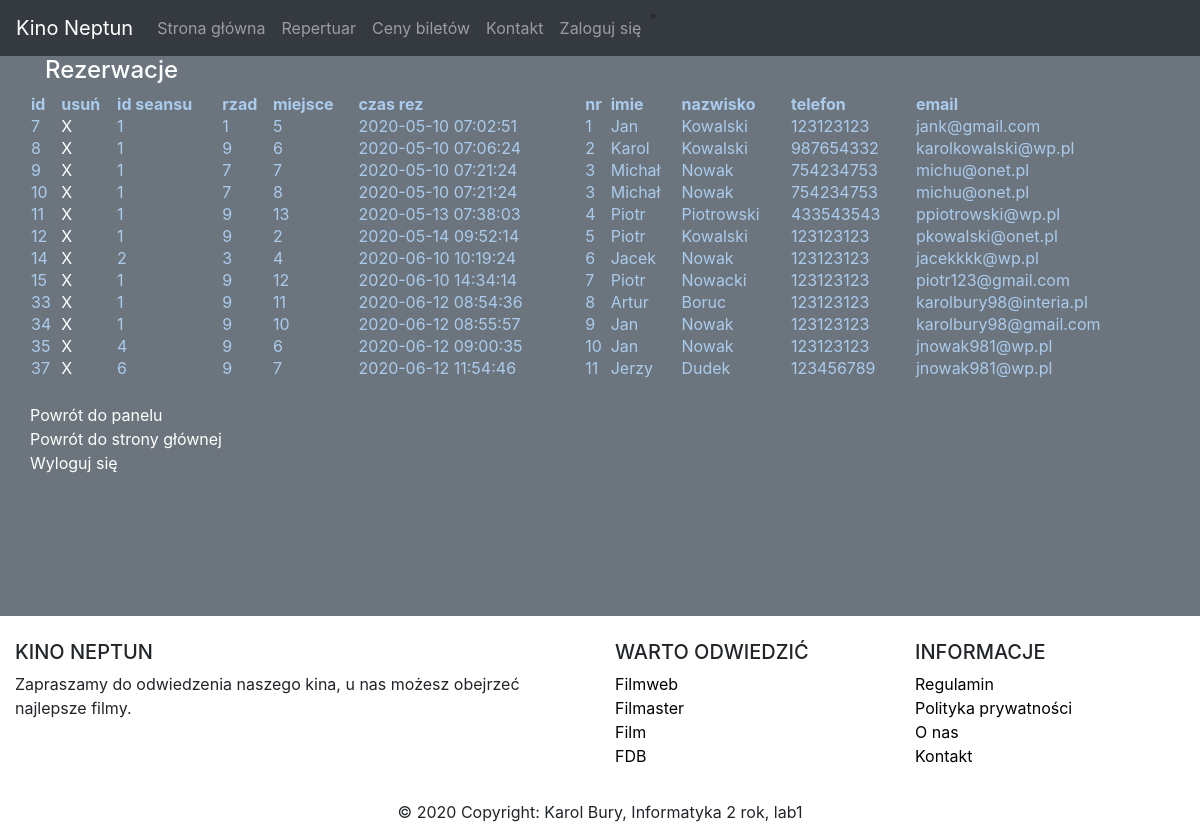
Screenshot of /edytrezerwacje.php with the database file from the repository.
### tables this page shows
CREATE TABLE `reservations` (
  `id_reservation` int(11) NOT NULL,
  `id_movie` int(11) NOT NULL,
  `row` int(11) NOT NULL,
  `seat` int(11) NOT NULL,
  `time_res` timestamp NOT NULL DEFAULT current_timestamp(),
  `number` int(11) NOT NULL,
  `name` varchar(50) NOT NULL,
  `surname` varchar(50) NOT NULL,
  `phone` int(11) NOT NULL,
  `email` varchar(50) NOT NULL
);

### edytrezerwacje.php (the view, shortened to what this page needs)
<?php
    include 'dbconnect.php';
?>
<html>
<head>
  <link rel="stylesheet" href="https://stackpath.bootstrapcdn.com/bootstrap/4.4.1/css/bootstrap.min.css">
  <link rel="stylesheet" href="style/style.css">
  </head>
<body>
    <nav class="navbar navbar-dark bg-dark navbar-expand-md">
<a class="navbar-brand" href="#">Kino Neptun</a>
<div class="collapse navbar-collapse" id="collapse_target">
  <ul class="navbar-nav">
  <li class="nav-item">
    <a class="nav-link" href="index.php">Strona główna</a>
</li>
    <li class="nav-item">
  <a class="nav-link" href="repertuar.php">Repertuar</a>
  </li>
  <li class="nav-item">
  <a class="nav-link" href="cennik.php">Ceny biletów</a>
  </li>
  <li class="nav-item">
  <a class="nav-link" href="kontakt.php">Kontakt</a>
  </li>
  <li class="nav-item">
  <a class="nav-link" href="<?php if(!isset($_SESSION['user'])){ print 'logowanie.php">Zaloguj się</a></li>';} else {print 'panel.php">Panel admina</a></li>';} ?>"
</ul>
</div>
</nav>
  <div class="main bg-secondary text-white">
    <div class="container">
      <div class="row">
      <div class="col-sm-12">
      <h4>Rezerwacje</h4>
    </div>
    <table>
 <thead>
  <tr><th>id</th><th>usuń</th><th>id seansu</th><th>rzad </th><th>miejsce</th><th>czas rez</th><th>nr</th><th>imie</th><th>nazwisko</th><th>telefon</th><th>email</th></tr>
 </thead>
 <tbody>
<?php
$sql="SELECT * FROM reservations ORDER BY id_reservation";
$res=$con->query($sql);
if($res) while($row=$res->fetch_array())
{
  print '<tr><td>'.$row['id_reservation'].'</td>';
  print '<td><a href="usunrez.php?id_reservation='.$row['id_reservation'].'">X</a></td>';
  print '<td>'.$row['id_movie'].'</td>';
  print '<td>'.$row['row'].'</td>';
  print '<td>'.$row['seat'].'</td>';
  print '<td>'.$row['time_res'].'</td>';
  print '<td>'.$row['number'].'</td>';
  print '<td>'.$row['name'].'</td>';
  print '<td>'.$row['surname'].'</td>';
  print '<td>'.$row['phone'].'</td>';
  print '<td>'.$row['email'].'</td></tr>'.PHP_EOL;
  }
?>
 </tbody>
</table>
<?php
        print '<div id="adm">';
        print '<br /><a href="panel.php" >Powrót do panelu</a></br>'.PHP_EOL;
        print '<a href="index.php" >Powrót do strony głównej</a></br>'.PHP_EOL;
          print '<a href="wyloguj.php" >Wyloguj się</a>'.PHP_EOL;
          print '</div>';
          ?>
      </div>
    </div>
  </div>
  <footer class="page-footer font-small blue pt-4">
<div class="container-fluid text-center text-md-left">
  <div class="row">
    <div class="col-md-6 mt-md-0 mt-3">
      <h5 class="text-uppercase">Kino Neptun</h5>
      <p>Zapraszamy do odwiedzenia naszego kina, u nas możesz obejrzeć najlepsze filmy.</p>
    </div>
    <div class="col-md-3 mb-md-0 mb-3">
      <h5 class="text-uppercase">Warto odwiedzić</h5>
      <ul class="list-unstyled">
        <li>
        <a href="https://www.filmweb.pl/">Filmweb</a>
        </li>
        <li>
          <a href="https://filmaster.com/recenzje/">Filmaster</a>
        </li>
        <li>
          <a href="https://film.org.pl/">Film</a>
        </li>
        <li>
          <a href="https://fdb.pl/#">FDB</a>
        </li>
      </ul>
    </div>
    <div class="col-md-3 mb-md-0 mb-3">
      <h5 class="text-uppercase">Informacje</h5>
      <ul class="list-unstyled">
        <li>
          <a href="regulamin.php">Regulamin</a>
        </li>
        <li>
          <a href="polpryw.php">Polityka prywatności</a>
        </li>
        <li>
          <a href="onas.php">O nas</a>
        </li>
        <li>
          <a href="kontakt.php">Kontakt</a>
        </li>
      </ul>
    </div>
  </div>
</div>
<div class="footer-copyright text-center py-3">© 2020 Copyright:
  Karol Bury, Informatyka 2 rok, lab1
</div>
</footer>
</body>
</html>

### style/style.css (style rules this page uses)
a { color:white; }
footer a { color:black; }
.container { min-height: 70%; }
#adm { width: 100%; float: left; }
table { width: 100%; color: #abcbed; }

### rows the page displays
reservations: id_reservation "7", id_movie "1", row "1", seat "5", time_res "2020-05-10 07:02:51", number "1", name "Jan", surname "Kowalski", phone "123123123", email "jank@gmail.com"
reservations: id_reservation "8", id_movie "1", row "9", seat "6", time_res "2020-05-10 07:06:24", number "2", name "Karol", surname "Kowalski", phone "987654332", email "karolkowalski@wp.pl"
reservations: id_reservation "9", id_movie "1", row "7", seat "7", time_res "2020-05-10 07:21:24", number "3", name "Michał", surname "Nowak", phone "754234753", email "michu@onet.pl"
reservations: id_reservation "10", id_movie "1", row "7", seat "8", time_res "2020-05-10 07:21:24", number "3", name "Michał", surname "Nowak", phone "754234753", email "michu@onet.pl"
reservations: id_reservation "11", id_movie "1", row "9", seat "13", time_res "2020-05-13 07:38:03", number "4", name "Piotr", surname "Piotrowski", phone "433543543", email "ppiotrowski@wp.pl"
reservations: id_reservation "12", id_movie "1", row "9", seat "2", time_res "2020-05-14 09:52:14", number "5", name "Piotr", surname "Kowalski", phone "123123123", email "pkowalski@onet.pl"
reservations: id_reservation "14", id_movie "2", row "3", seat "4", time_res "2020-06-10 10:19:24", number "6", name "Jacek", surname "Nowak", phone "123123123", email "jacekkkk@wp.pl"
reservations: id_reservation "15", id_movie "1", row "9", seat "12", time_res "2020-06-10 14:34:14", number "7", name "Piotr", surname "Nowacki", phone "123123123", email "piotr123@gmail.com"
reservations: id_reservation "33", id_movie "1", row "9", seat "11", time_res "2020-06-12 08:54:36", number "8", name "Artur", surname "Boruc", phone "123123123", email "karolbury98@interia.pl"
reservations: id_reservation "34", id_movie "1", row "9", seat "10", time_res "2020-06-12 08:55:57", number "9", name "Jan", surname "Nowak", phone "123123123", email "karolbury98@gmail.com"
reservations: id_reservation "35", id_movie "4", row "9", seat "6", time_res "2020-06-12 09:00:35", number "10", name "Jan", surname "Nowak", phone "123123123", email "jnowak981@wp.pl"
reservations: id_reservation "37", id_movie "6", row "9", seat "7", time_res "2020-06-12 11:54:46", number "11", name "Jerzy", surname "Dudek", phone "123456789", email "jnowak981@wp.pl"
